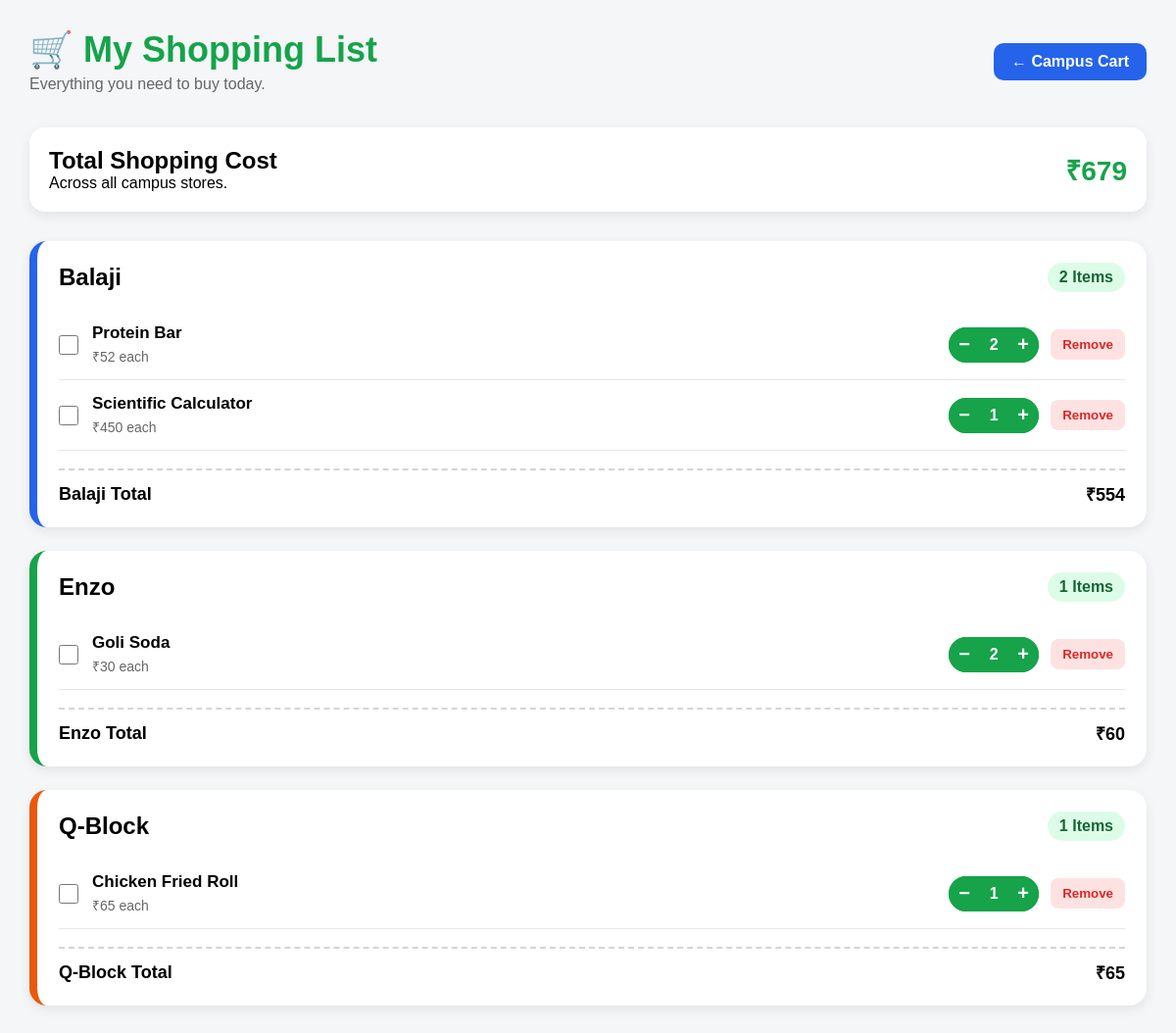
Page /list on the committed database.
### tables this page shows
CREATE TABLE cart (
    id INTEGER PRIMARY KEY AUTOINCREMENT,

    product_id INTEGER NOT NULL,
    shop_id INTEGER NOT NULL,

    quantity INTEGER DEFAULT 1,

    added_at TIMESTAMP DEFAULT CURRENT_TIMESTAMP,

    FOREIGN KEY (product_id) REFERENCES products(id),
    FOREIGN KEY (shop_id) REFERENCES shops(id)
);

CREATE TABLE shops (
    id INTEGER PRIMARY KEY,
    name TEXT NOT NULL UNIQUE
);

CREATE TABLE products (
    id INTEGER PRIMARY KEY,
    name TEXT NOT NULL,
    category TEXT NOT NULL
);

CREATE TABLE inventory (
    shop_id INTEGER,
    product_id INTEGER,
    stock INTEGER NOT NULL,
    price INTEGER NOT NULL,

    PRIMARY KEY (shop_id, product_id),

    FOREIGN KEY (shop_id) REFERENCES shops(id),
    FOREIGN KEY (product_id) REFERENCES products(id)
);

### app.py (the view)
@app.route("/list")
def shopping_list():
    conn = get_db_connection()
    rows = conn.execute("""
        SELECT
            cart.product_id,
            cart.shop_id,
            cart.quantity,
            inventory.price,
            products.name AS product_name,
            shops.name AS shop_name
        FROM cart
        JOIN products
            ON cart.product_id = products.id
        JOIN shops
            ON cart.shop_id = shops.id
        JOIN inventory
            ON inventory.product_id = cart.product_id
           AND inventory.shop_id = cart.shop_id
        ORDER BY shops.name, products.name
    """).fetchall()
    conn.close()
    shops = {}
    for row in rows:
        shop_name = row["shop_name"]
        if shop_name not in shops:
            shops[shop_name] = {
                "items": [],
                "total": 0
            }
        subtotal = row["price"] * row["quantity"]
        shops[shop_name]["items"].append({
            "product_id": row["product_id"],
            "shop_id": row["shop_id"],
            "product_name": row["product_name"],
            "price": row["price"],
            "quantity": row["quantity"],
            "subtotal": subtotal
        })
        shops[shop_name]["total"] += subtotal
    grand_total = sum(shop["total"] for shop in shops.values())
    return render_template(
        "list.html",
        shops=shops,
        grand_total=grand_total
    )

### app.py (called while the page is built)
def get_db_connection():
    conn = sqlite3.connect("campus_cart.db")
    conn.row_factory = sqlite3.Row
    return conn

### templates/list.html (shortened to what this page needs)
<!DOCTYPE html>
<html lang="en">
<head>
</head>
<body>
<div class="header">
    <div class="title-section">
        <h1>🛒 My Shopping List</h1>
        <p>Everything you need to buy today.</p>
    </div>
    <a href="/" class="back-button">
        ← Campus Cart
    </a>
</div>
<div class="summary-card">
    <div class="summary-row">
        <div>
            <h2>Total Shopping Cost</h2>
            <p>Across all campus stores.</p>
        </div>
        <div class="summary-total">
            ₹{{ grand_total }}
        </div>
    </div>
</div>
{% if shops|length == 0 %}
<div class="empty">
    <h2>Your shopping list is empty.</h2>
    <p>Add items from Campus Cart to start building your list.</p>
</div>
{% else %}
{% for shop_name, shop in shops.items() %}
<div class="store-card
    {% if shop_name == 'Enzo' %}
        enzo
    {% elif shop_name == 'Balaji' %}
        balaji
    {% else %}
        qblock
    {% endif %}
">
    <div class="store-header">
        <div class="store-name">
            {{ shop_name }}
        </div>
        <div class="store-count">
            {{ shop["items"]|length }} Items
        </div>
    </div>
    {% for item in shop["items"] %}
    <div class="item-row">
        <div class="item-left">
            <input type="checkbox">
            <div>
                <div class="item-name">
                    {{ item.product_name }}
                </div>
                <div class="item-price">
                    ₹{{ item.price }} each
                </div>
            </div>
        </div>
        <div style="display:flex; align-items:center;">
            <div class="quantity-box">
                <a href="/list/decrease/{{ item.product_id }}/{{ item.shop_id }}">
                    <button class="qty-btn">−</button>
                </a>
                <div class="qty-number">
                    {{ item.quantity }}
                </div>
                <a href="/list/increase/{{ item.product_id }}/{{ item.shop_id }}">
                    <button class="qty-btn">+</button>
                </a>
            </div>
            <a href="/list/remove/{{ item.product_id }}/{{ item.shop_id }}">
                <button class="remove-btn">
                    Remove
                </button>
            </a>
        </div>
    </div>
    {% endfor %}
    <div class="store-total">
        <div>{{ shop_name }} Total</div>
        <div>₹{{ shop["total"] }}</div>
    </div>
</div>
{% endfor %}
{% endif %}
</body>
</html>

### templates/list.html (style rules this page uses)
* { margin:0; padding:0; box-sizing:border-box; font-family:Arial, Helvetica, sans-serif; }
body { background:#F4F6F8; padding:30px; }
.header { display:flex; justify-content:space-between; align-items:center; margin-bottom:35px; flex-wrap:wrap; gap:15px; }
.back-button { text-decoration:none; color:white; background:#2563EB; padding:10px 18px; border-radius:10px; font-weight:bold; }
.title-section h1 { color:#16A34A; font-size:36px; }
.title-section p { color:#666; margin-top:5px; }
.summary-card { background:white; border-radius:16px; padding:20px; box-shadow:0 4px 12px rgba(0,0,0,0.08); margin-bottom:30px; }
.summary-row { display:flex; justify-content:space-between; align-items:center; }
.summary-total { color:#16A34A; font-size:28px; font-weight:bold; }
.store-card { background:white; border-radius:18px; padding:22px; margin-bottom:24px; box-shadow:0 4px 12px rgba(0,0,0,0.08); }
.enzo { border-left:8px solid #16A34A; }
.balaji { border-left:8px solid #2563EB; }
.qblock { border-left:8px solid #EA580C; }
.store-header { display:flex; justify-content:space-between; align-items:center; margin-bottom:18px; }
.store-name { font-size:24px; font-weight:bold; }
.store-count { background:#DCFCE7; color:#166534; padding:6px 12px; border-radius:20px; font-weight:bold; }
.item-row { display:flex; justify-content:space-between; align-items:center; padding:14px 0; border-bottom:1px solid #E5E7EB; }
.item-left { display:flex; align-items:center; gap:14px; }
.item-name { font-size:17px; font-weight:600; }
.item-price { color:#666; font-size:14px; margin-top:4px; }
input[type="checkbox"] { width:20px; height:20px; accent-color:#16A34A; }
.quantity-box { display:flex; align-items:center; background:#16A34A; border-radius:20px; overflow:hidden; }
.qty-btn { background:#16A34A; color:white; border:none; width:32px; height:36px; font-size:20px; cursor:pointer; font-weight:bold; }
.qty-number { color:white; min-width:28px; text-align:center; font-weight:bold; }
.remove-btn { margin-left:12px; background:#FEE2E2; color:#DC2626; border:none; padding:8px 12px; border-radius:8px; cursor:pointer; font-weight:bold; }
a { text-decoration:none; }
.store-total { margin-top:18px; display:flex; justify-content:space-between; align-items:center; padding-top:12px; border-top:2px dashed #D1D5DB; font-size:18px; font-weight:bold; }

### rows in the picture
cart: name "Balaji", items|length "2", product_name "Protein Bar", price "52", quantity "2", total "554"
cart: product_name "Scientific Calculator", price "450", quantity "1"
cart: name "Enzo", items|length "1", product_name "Goli Soda", price "30", quantity "2", total "60"
cart: name "Q-Block", items|length "1", product_name "Chicken Fried Roll", price "65", quantity "1", total "65"

### other values in the picture
{{ grand_total }} "679"
